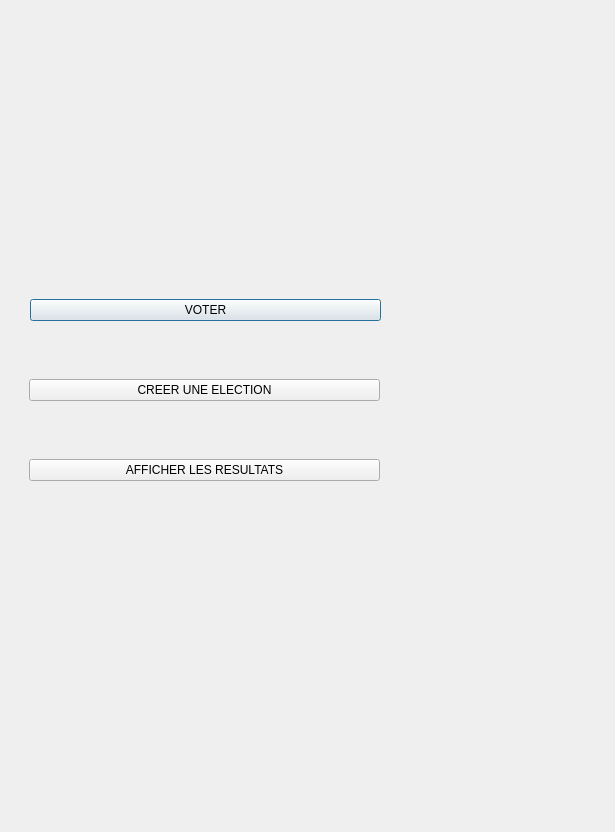
<?xml version="1.0" encoding="UTF-8"?>
<ui version="4.0">
 <class>Dialog</class>
 <widget class="QDialog" name="Dialog">
  <property name="geometry">
   <rect>
    <x>0</x>
    <y>0</y>
    <width>615</width>
    <height>832</height>
   </rect>
  </property>
  <property name="windowTitle">
   <string>MainWindow</string>
  </property>
  <property name="styleSheet">
   <string notr="true">background-image: url(:/1/IHM/urneess.jpg);
background-image: url(:/1/urneess.jpg);</string>
  </property>
  <widget class="QWidget" name="verticalLayoutWidget">
   <property name="geometry">
    <rect>
     <x>30</x>
     <y>290</y>
     <width>351</width>
     <height>61</height>
    </rect>
   </property>
   <layout class="QVBoxLayout" name="verticalLayout">
    <item>
     <widget class="QPushButton" name="pushButton">
      <property name="text">
       <string>VOTER</string>
      </property>
     </widget>
    </item>
    <item>
     <spacer name="horizontalSpacer">
      <property name="orientation">
       <enum>Qt::Horizontal</enum>
      </property>
      <property name="sizeHint" stdset="0">
       <size>
        <width>40</width>
        <height>20</height>
       </size>
      </property>
     </spacer>
    </item>
   </layout>
  </widget>
  <widget class="QWidget" name="horizontalLayoutWidget">
   <property name="geometry">
    <rect>
     <x>29</x>
     <y>350</y>
     <width>351</width>
     <height>80</height>
    </rect>
   </property>
   <layout class="QHBoxLayout" name="horizontalLayout">
    <item>
     <widget class="QPushButton" name="pushButton_3">
      <property name="text">
       <string>CREER UNE ELECTION</string>
      </property>
     </widget>
    </item>
   </layout>
  </widget>
  <widget class="QWidget" name="horizontalLayoutWidget_2">
   <property name="geometry">
    <rect>
     <x>29</x>
     <y>430</y>
     <width>351</width>
     <height>80</height>
    </rect>
   </property>
   <layout class="QHBoxLayout" name="horizontalLayout_2">
    <item>
     <widget class="QPushButton" name="buttonResults">
      <property name="text">
       <string>AFFICHER LES RESULTATS</string>
      </property>
     </widget>
    </item>
   </layout>
  </widget>
 </widget>
 <resources>
  <include location="biblio/ui/img/1.qrc"/>
 </resources>
 <connections/>
</ui>
